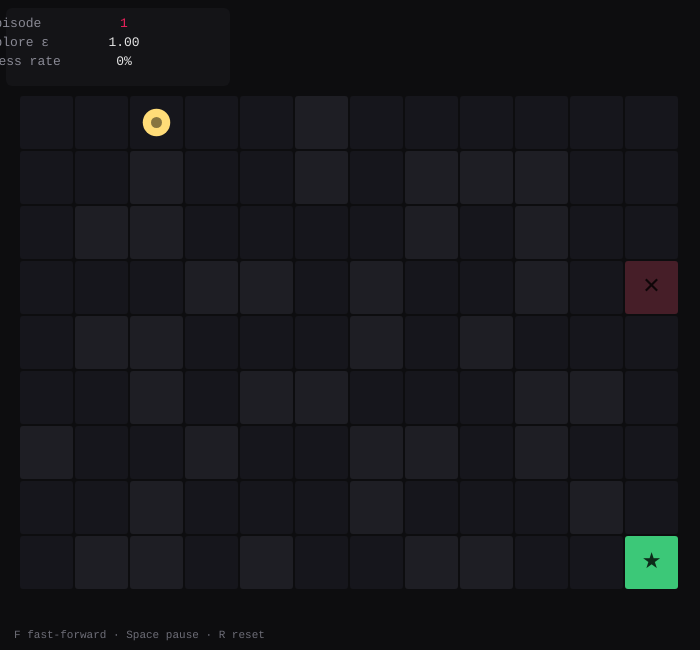
Frame 1 (no input)
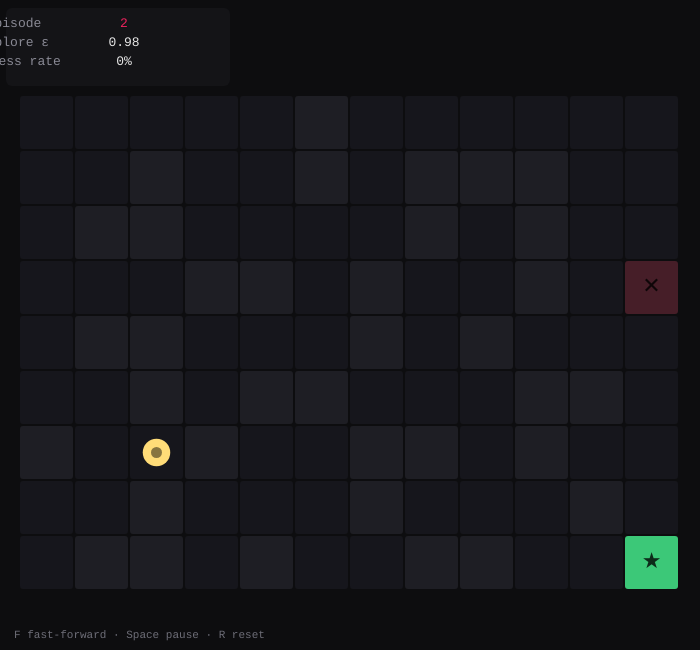
Frame 60 (no input)
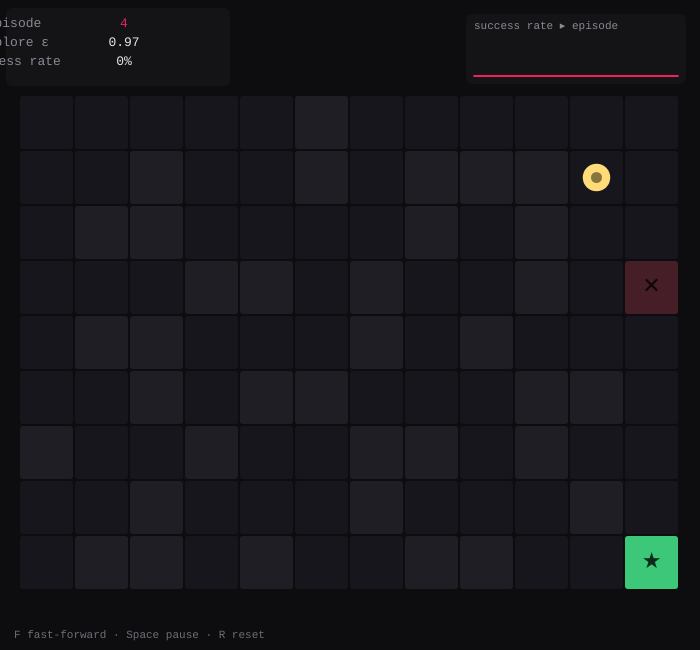
Frame 120 (the mouse pressed at the canvas centre since frame 60)

The p5.js sketch that drew these frames (run headless with seeded random() and noise() and a simulated clock; from frame 60 on, the mouse is pressed at the canvas centre):

// p5.js sketch
// ── sketch.js
/*
 * Q-Learning — reinforcement learning on a grid world.
 *
 * Unlike the genetic-algorithm sketches (which evolve a whole population), this
 * is a SINGLE agent learning from reward, one step at a time. It starts knowing
 * nothing and wanders almost at random. Every time it reaches the goal (+1) or
 * falls in a trap (−1) it updates a table of expected values — Q[state][action]
 * — nudging each move toward whatever led to reward. Over many episodes the
 * value "soaks back" from the goal across the grid, and a policy emerges.
 *
 * What you're watching:
 *   - cell shading = how good the agent thinks that cell is (value heatmap)
 *   - arrows       = the action it currently prefers there (the policy)
 *   - the chart    = success rate climbing as it learns the route
 *
 * Reward-driven learning like this is the lineage behind the RLHF step that
 * tunes modern chat models.
 *
 * Controls:  F = fast-forward   ·   Space = pause   ·   R = reset
 */

// ---- world layout (S start, G goal, T trap, # wall, . empty) ----
const MAP = [
  'S....#......',
  '..#..#.###..',
  '.##....#.#..',
  '...##.#..#.T',
  '.##...#.#...',
  '..#.##...##.',
  '#..#..##.#..',
  '..#...#...#.',
  '.##.#..##..G',
];

// ---- learning hyperparameters ----
const ALPHA = 0.2; // learning rate
const GAMMA = 0.95; // discount: how far the agent looks ahead
const STEP_COST = -0.02; // small penalty per move -> prefer shorter paths
const MAX_STEPS = 200; // give up an episode after this many steps

// actions: up, right, down, left
const DR = [-1, 0, 1, 0];
const DC = [0, 1, 0, -1];

// ---- state ----
let COLS, ROWS, cell, ox, oy;
let walls, start, goal, traps;
let Q; // Q[r][c][a]
let agent, episode, stepCount, epsilon;
let successes = []; // 1/0 per recent episode, for the success-rate chart
let history = []; // success-rate samples
let stepsPerFrame = 6;
let paused = false;

const ACCENT = '#ed225d';

function setup() {
  const c = createCanvas(700, 650);
  c.parent(document.querySelector('main'));
  ROWS = MAP.length;
  COLS = MAP[0].length;
  reset();
}

function reset() {
  walls = [];
  traps = [];
  for (let r = 0; r < ROWS; r++) {
    walls[r] = [];
    for (let c = 0; c < COLS; c++) {
      const ch = MAP[r][c];
      walls[r][c] = ch === '#';
      if (ch === 'S') start = { r, c };
      if (ch === 'G') goal = { r, c };
      if (ch === 'T') traps.push(r * COLS + c);
    }
  }
  // Q table
  Q = [];
  for (let r = 0; r < ROWS; r++) {
    Q[r] = [];
    for (let c = 0; c < COLS; c++) Q[r][c] = [0, 0, 0, 0];
  }
  agent = { r: start.r, c: start.c };
  episode = 1;
  stepCount = 0;
  epsilon = 1;
  successes = [];
  history = [];

  // layout the grid within the canvas
  cell = floor(min((width - 40) / COLS, (height - 150) / ROWS));
  ox = floor((width - cell * COLS) / 2);
  oy = 96;
}

function isTerminal(r, c) {
  return (r === goal.r && c === goal.c) || traps.includes(r * COLS + c);
}

function rewardAt(r, c) {
  if (r === goal.r && c === goal.c) return 1;
  if (traps.includes(r * COLS + c)) return -1;
  return STEP_COST;
}

function bestAction(r, c) {
  let a = 0;
  for (let i = 1; i < 4; i++) if (Q[r][c][i] > Q[r][c][a]) a = i;
  return a;
}

function learnStep() {
  const r = agent.r;
  const c = agent.c;

  // epsilon-greedy action
  let a;
  if (random() < epsilon) a = floor(random(4));
  else a = bestAction(r, c);

  // attempt the move (walls and edges block it -> stay put)
  let nr = r + DR[a];
  let nc = c + DC[a];
  if (nr < 0 || nr >= ROWS || nc < 0 || nc >= COLS || walls[nr][nc]) {
    nr = r;
    nc = c;
  }

  const reward = rewardAt(nr, nc);
  const terminal = isTerminal(nr, nc);

  // Q-learning update
  const future = terminal ? 0 : Math.max(...Q[nr][nc]);
  Q[r][c][a] += ALPHA * (reward + GAMMA * future - Q[r][c][a]);

  agent.r = nr;
  agent.c = nc;
  stepCount++;

  if (terminal || stepCount >= MAX_STEPS) {
    endEpisode(nr === goal.r && nc === goal.c);
  }
}

function endEpisode(reached) {
  successes.push(reached ? 1 : 0);
  if (successes.length > 50) successes.shift();
  const rate = successes.reduce((a, b) => a + b, 0) / successes.length;
  history.push(rate);
  if (history.length > 240) history.shift();

  episode++;
  epsilon = max(0.05, 1 - episode / 120); // explore less as it learns
  agent = { r: start.r, c: start.c };
  stepCount = 0;
}

function draw() {
  background(13, 13, 15);
  if (!paused) {
    for (let s = 0; s < stepsPerFrame; s++) learnStep();
  }
  drawGrid();
  drawAgent();
  drawHud();
  drawChart();
}

// ---------------------------------------------------------------------------
function drawGrid() {
  // value range for normalising the heatmap
  let maxV = 0.001;
  for (let r = 0; r < ROWS; r++) {
    for (let c = 0; c < COLS; c++) {
      if (!walls[r][c]) maxV = max(maxV, Math.max(...Q[r][c]));
    }
  }

  textFont('monospace');
  for (let r = 0; r < ROWS; r++) {
    for (let c = 0; c < COLS; c++) {
      const x = ox + c * cell;
      const y = oy + r * cell;
      const isGoal = r === goal.r && c === goal.c;
      const isTrap = traps.includes(r * COLS + c);

      noStroke();
      if (walls[r][c]) {
        fill(30, 30, 36);
      } else if (isGoal) {
        fill(60, 200, 120);
      } else if (isTrap) {
        fill(70, 30, 40);
      } else {
        const v = Math.max(...Q[r][c]);
        if (v > 0) {
          fill(237, 34, 93, (v / maxV) * 200); // coral by value
        } else {
          fill(22, 22, 28);
        }
      }
      rect(x, y, cell - 2, cell - 2, 3);

      // policy arrow for visited, non-terminal, non-wall cells
      if (!walls[r][c] && !isGoal && !isTrap) {
        const v = Math.max(...Q[r][c]);
        if (v > 0) drawArrow(x + cell / 2, y + cell / 2, bestAction(r, c));
      }
      if (isGoal || isTrap) {
        fill(0, 0, 0, 200);
        textSize(cell * 0.4);
        textAlign(CENTER, CENTER);
        text(isGoal ? '★' : '✕', x + (cell - 2) / 2, y + (cell - 2) / 2);
      }
    }
  }
}

function drawArrow(cx, cy, a) {
  const len = cell * 0.28;
  const dx = DC[a] * len;
  const dy = DR[a] * len;
  stroke(255, 255, 255, 150);
  strokeWeight(1.5);
  line(cx - dx * 0.4, cy - dy * 0.4, cx + dx, cy + dy);
  // arrowhead
  push();
  translate(cx + dx, cy + dy);
  rotate(atan2(dy, dx));
  noStroke();
  fill(255, 255, 255, 180);
  triangle(0, 0, -5, -3, -5, 3);
  pop();
}

function drawAgent() {
  const x = ox + agent.c * cell + (cell - 2) / 2;
  const y = oy + agent.r * cell + (cell - 2) / 2;
  noStroke();
  fill(255, 220, 120);
  circle(x, y, cell * 0.5);
  fill(0, 0, 0, 120);
  circle(x, y, cell * 0.2);
}

function drawHud() {
  const rate =
    successes.length > 0
      ? successes.reduce((a, b) => a + b, 0) / successes.length
      : 0;
  push();
  textFont('monospace');
  textSize(13);
  const x = 14;
  let y = 24;
  const line = (label, val, col) => {
    noStroke();
    fill(138, 138, 149);
    text(label, x, y);
    fill(col || 230);
    text(val, x + 110, y);
    y += 19;
  };
  fill(22, 22, 26, 200);
  noStroke();
  rect(x - 8, 8, 224, 78, 6);
  line('episode', episode, ACCENT);
  line('explore ε', nf(epsilon, 0, 2));
  line('success rate', round(rate * 100) + '%', rate > 0.5 ? '#5fd38d' : 230);

  textSize(11);
  fill(110, 110, 120);
  textAlign(LEFT, BASELINE);
  text(
    (paused ? '[paused] ' : '') +
      'F fast-forward · Space pause · R reset' +
      (stepsPerFrame > 6 ? '   ▸▸ ×' + stepsPerFrame : ''),
    14,
    height - 12
  );
  pop();
}

function drawChart() {
  if (history.length < 2) return;
  const cw = 220;
  const ch = 70;
  const cx = width - cw - 14;
  const cy = 14;
  push();
  noStroke();
  fill(22, 22, 26, 200);
  rect(cx, cy, cw, ch, 6);
  fill(138, 138, 149);
  textFont('monospace');
  textSize(11);
  textAlign(LEFT, TOP);
  text('success rate ▸ episode', cx + 8, cy + 7);

  const px = cx + 8;
  const py = cy + 26;
  const pw = cw - 16;
  const ph = ch - 34;
  const n = history.length;
  stroke(ACCENT);
  strokeWeight(1.8);
  noFill();
  beginShape();
  for (let i = 0; i < n; i++) {
    vertex(px + (i / (n - 1)) * pw, py + ph - history[i] * ph);
  }
  endShape();
  pop();
}

function keyPressed() {
  if (key === 'f' || key === 'F') {
    stepsPerFrame = stepsPerFrame > 6 ? 6 : 120;
  } else if (key === 'r' || key === 'R') {
    reset();
  } else if (key === ' ') {
    paused = !paused;
    return false;
  }
}
